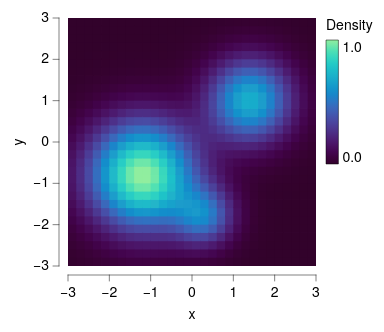

The specification (Vega-Lite) saved for this image:
### Vega-Lite specification from a JSON file in a GitHub repository (floating-point values rounded to 4 significant figures; data arrays with more than 128 entries replaced by an {"elided": "..."} marker saying what was removed)
{"background": null, "config": {"arc": {"fill": "#DBDBDB", "fillOpacity": 1.0, "innerRadius": 31.0, "padAngle": 0.03, "stroke": "black", "strokeOpacity": 1, "strokeWidth": 0.25}, "area": {"fill": "#DBDBDB", "fillOpacity": 1.0, "stroke": "black", "strokeOpacity": 1, "strokeWidth": 0.25}, "axis": {"domain": true, "domainCap": "round", "domainColor": "black", "domainWidth": 0.25, "grid": false, "gridCap": "round", "gridColor": "#F1F1F1", "gridDash": [0, 0], "gridOpacity": 1.0, "gridWidth": 0.25, "labelColor": "black", "labelFont": "Helvetica Neue, HelveticaNeue, Helvetica, Arial, sans-serif", "labelFontSize": 7, "labelFontStyle": "normal", "labelFontWeight": 400, "offset": 4.5, "ticks": true, "tickCap": "round", "tickColor": "black", "tickRound": false, "tickSize": 3, "tickWidth": 0.25, "titleColor": "black", "titleFont": "Helvetica Neue, HelveticaNeue, Helvetica, Arial, sans-serif", "titleFontSize": 7, "titleFontStyle": "normal", "titleFontWeight": 400}, "axisX": {"domain": true, "labelAlign": "center", "labelAngle": 0, "labels": true, "ticks": true, "translate": 0}, "axisY": {"domain": true, "labelAlign": "right", "labelAngle": 0, "labels": true, "ticks": true, "translate": 0}, "axisRight": {"domain": true, "labelAlign": "left", "labelAngle": 0, "labels": true, "ticks": true, "translate": 0}, "axisTop": {"domain": true, "labelAlign": "center", "labelAngle": 0, "labels": true, "ticks": true, "translate": 0}, "axisBand": {"tickOffset": 0}, "bar": {"fill": "#DBDBDB", "fillOpacity": 1.0, "stroke": "black", "strokeOpacity": 1, "strokeWidth": 0.25}, "boxplot": {"size": 11.16, "ticks": {"cornerRadius": 0.25, "fill": "black", "opacity": 1, "size": 5.58, "thickness": 0.25}, "box": {"fillOpacity": 1.0, "stroke": "black", "strokeOpacity": 1, "strokeWidth": 0.25}, "median": {"cornerRadius": 0, "fill": "black", "fillOpacity": 1.0, "opacity": 1, "size": 11.16, "thickness": 0.25}, "rule": {"fill": "black", "fillOpacity": 1.0, "size": 12.4, "stroke": "black", "strokeDash": [0, 0], "strokeOpacity": 1, "strokeWidth": 0.25}, "outliers": {"color": "black", "fill": "black", "fillOpacity": 1.0, "size": 0, "stroke": "black", "strokeOpacity": 1, "strokeWidth": 0.25}}, "circle": {"fill": "black", "fillOpacity": 1.0, "size": 1.55, "stroke": null, "strokeOpacity": 1, "strokeWidth": 0.25}, "errorband": {"band": {"fillOpacity": 0.6, "stroke": null, "strokeWidth": 0.25, "strokeOpacity": 1}, "borders": {"opacity": 0, "strokeOpacity": 0.25, "strokeWidth": 1}}, "errorbar": {"opacity": 1, "rule": {"strokeDash": [0, 0], "strokeWidth": 0.25}, "ticks": {"color": "black", "cornerRadius": 0.125, "opacity": 1, "size": 7.44, "thickness": 0.25}, "thickness": 0.25}, "font": "Helvetica Neue, HelveticaNeue, Helvetica, Arial, sans-serif", "geoshape": {"fill": "#DBDBDB", "fillOpacity": 1.0, "stroke": "black", "strokeOpacity": 1, "strokeWidth": 0.25}, "header": {"labelColor": "black", "labelFont": "Helvetica Neue, HelveticaNeue, Helvetica, Arial, sans-serif", "labelFontSize": 7, "labelFontStyle": "normal", "labelFontWeight": 400, "titleColor": "black", "titleFont": "Helvetica Neue, HelveticaNeue, Helvetica, Arial, sans-serif", "titleFontSize": 7, "titleFontStyle": "normal", "titleFontWeight": 400, "titlePadding": 0}, "legend": {"disable": false, "offset": 4.5, "titlePadding": 4, "labelOffset": 2, "gradientLabelOffset": 2, "gradientLength": 62.0, "gradientThickness": 6.2, "gradientOpacity": 1.0, "gradientStrokeColor": "black", "gradientStrokeWidth": 0.25, "labelColor": "black", "labelFont": "Helvetica Neue, HelveticaNeue, Helvetica, Arial, sans-serif", "labelFontSize": 7, "labelFontStyle": "normal", "labelFontWeight": 400, "strokeColor": "black", "strokeWidth": 0, "symbolSize": 42, "symbolStrokeColor": "black", "symbolStrokeWidth": 0.25, "titleColor": "black", "titleFont": "Helvetica Neue, HelveticaNeue, Helvetica, Arial, sans-serif", "titleFontSize": 7, "titleFontStyle": "normal", "titleFontWeight": 400}, "line": {"color": "black", "stroke": "black", "strokeCap": "round", "strokeDash": [0, 0], "strokeOpacity": 1, "strokeWidth": 0.375}, "point": {"filled": true, "fill": "#DBDBDB", "fillOpacity": 1.0, "size": 6.2, "stroke": "black", "strokeOpacity": 1, "strokeWidth": 0.25}, "range": {"category": ["#5CA7B1", "#CDDEF3", "#B7B3E4", "#B3DAB5", "#F5E1B3", "#3D727B", "#8AA8D2", "#867DAC", "#80A988", "#CBB17A", "#204148", "#59719A", "#584C77", "#507B5F", "#9D824D"], "diverging": {"scheme": ["#C35082", "#CE6D94", "#D989A7", "#E2A4BA", "#EABFCE", "#F1DBE2", "#F6F6F6", "#D7E0EB", "#B9CBE0", "#9BB6D5", "#7DA1C9", "#5F8CBD", "#4177B1"]}, "heatmap": {"scheme": ["#32022B", "#43044D", "#4C196E", "#4D338C", "#484DA6", "#3A68BB", "#1D83CA", "#1D9CCB", "#23B5C9", "#28CDC5", "#4DE0B4", "#91EE9F"]}, "ordinal": {"scheme": ["#F1F1F1", "#DBDBDB", "#C6C6C6", "#B2B2B2", "#9D9D9D", "#898989", "#767676", "#636363", "#515151", "#404040", "#2F2F2F", "#1F1F1F"]}, "ramp": {"scheme": ["#32022B", "#43044D", "#4C196E", "#4D338C", "#484DA6", "#3A68BB", "#1D83CA", "#1D9CCB", "#23B5C9", "#28CDC5", "#4DE0B4", "#91EE9F"]}}, "rule": {"color": "black", "stroke": "black", "strokeCap": "round", "strokeDash": [2, 2], "strokeOpacity": 1, "strokeWidth": 0.25}, "scale": {"bandPaddingInner": 0.1, "bandPaddingOuter": 0.1, "round": false}, "rect": {"fill": "#DBDBDB", "fillOpacity": 1.0, "stroke": "black", "strokeOpacity": 1, "strokeWidth": 0.25}, "square": {"fill": "#DBDBDB", "fillOpacity": 1.0, "size": 12.4, "stroke": "black", "strokeOpacity": 1, "strokeWidth": 0.25}, "text": {"color": "black", "font": "Helvetica Neue, HelveticaNeue, Helvetica, Arial, sans-serif", "fontSize": 7, "fontStyle": "normal", "fontWeight": 400}, "tick": {"color": "black", "cornerRadius": 0.125, "opacity": 1.0, "size": 11.16, "thickness": 0.25}, "title": {"anchor": "middle", "frame": "group", "color": "black", "font": "Helvetica Neue, HelveticaNeue, Helvetica, Arial, sans-serif", "fontSize": 7, "fontStyle": "normal", "fontWeight": 400, "subtitleColor": "black", "subtitleFont": "Helvetica Neue, HelveticaNeue, Helvetica, Arial, sans-serif", "subtitleFontSize": "Helvetica Neue, HelveticaNeue, Helvetica, Arial, sans-serif", "subtitleFontStyle": "normal", "subtitleFontWeight": 400}, "trail": {"color": "black", "opacity": 1, "size": 0.375}, "view": {"continuousWidth": 124, "continuousHeight": 124, "discreteWidth": 124, "discreteHeight": 124, "fill": null, "stroke": null, "strokeWidth": 0.25}}, "data": {"name": "data-ba0412ef80218ea38e3c8f5f8b522309"}, "mark": {"type": "rect", "clip": true, "stroke": null}, "encoding": {"color": {"field": "density", "title": "Density", "type": "quantitative"}, "x": {"axis": {"values": [-3, -2, -1, 0, 1, 2, 3]}, "field": "x0", "scale": {"domain": [-3, 3], "nice": false}, "title": "x", "type": "quantitative"}, "x2": {"field": "x1"}, "y": {"axis": {"values": [-3, -2, -1, 0, 1, 2, 3]}, "field": "y0", "scale": {"domain": [-3, 3], "nice": false}, "title": "y", "type": "quantitative"}, "y2": {"field": "y1"}}, "$schema": "https://vega.github.io/schema/vega-lite/v6.4.1.json", "datasets": {"data-ba0412ef80218ea38e3c8f5f8b522309": {"elided": "900 records"}}}
